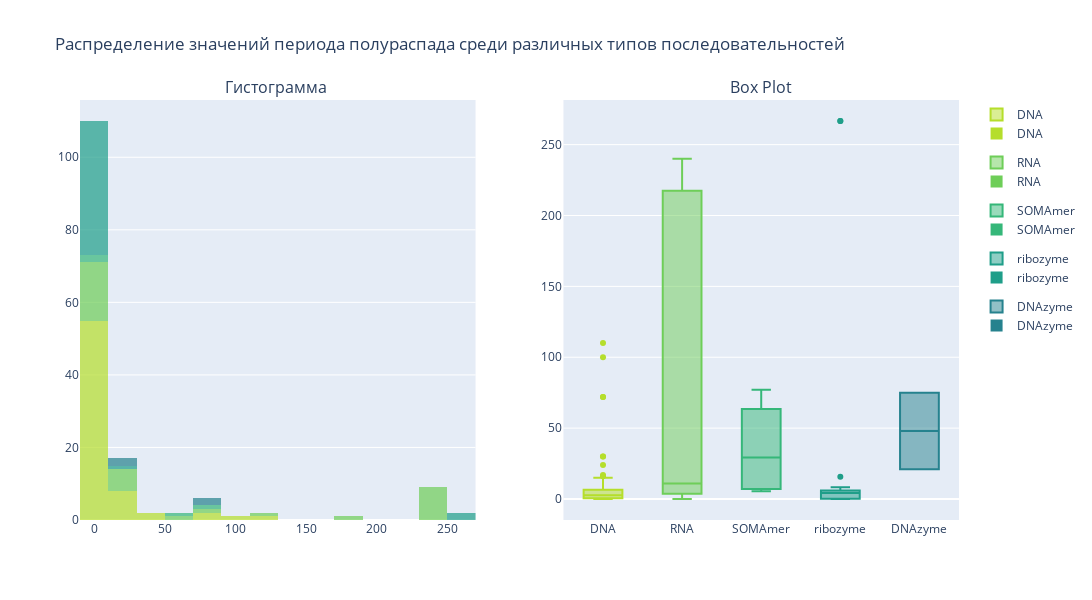

The cell this chart's notebook holds for it:
### Code cell
# Создание подграфиков
fig = make_subplots(rows=1, cols=2, subplot_titles=("Гистограмма ", "Box Plot"), column_widths=[0.5, 0.5])

# Добавление гистограммы
hist_fig = px.histogram(df, x = "Stability t1/2, h", color = 'Type',
         color_discrete_sequence = colors, 
         opacity = 0.7)


for trace in hist_fig['data']:
    fig.add_trace(trace, row=1, col=1)

# Добавление box диаграммы
box_fig = px.box(df, y="Stability t1/2, h", x="Type", color="Type",
        color_discrete_sequence=colors)

for trace in box_fig['data']:
    fig.add_trace(trace, row=1, col=2)

# Настройка макета
fig.update_layout(barmode='stack', showlegend=True, title_text="Распределение значений периода полураспада среди различных типов последовательностей", height=600,  width=1200) 

fig.show()

### Figure 1 — Plotly figure (JSON) as saved in the notebook; plotly's stock layout.template omitted (floating-point values rounded to 4 significant figures)
{"data": [{"alignmentgroup": "True", "bingroup": "x", "hovertemplate": "Type=DNA<br>Stability t1/2, h=%{x}<br>count=%{y}<extra></extra>", "legendgroup": "DNA", "marker": {"color": "#b5de2b", "opacity": 0.7, "pattern": {"shape": ""}}, "name": "DNA", "offsetgroup": "DNA", "orientation": "v", "showlegend": true, "type": "histogram", "x": [72, 72, 1.89, 5.09, 4.23, 0.5, 24, 4.8, 9.4, 0.8, 0.6, 4, 5.9, 2.8, 2.7, 5.1, 3.5, 3.4, 2, 0.5, 0.03, 30, 110, 10, 5, 0.08, 0.08, 0.1, 0.53, 0.97, 0.8, 0.18, 0.05, 0.285, 0.12, 0.375, 0.2, 0.253, 8.2, 4.9, 16, 6, 1.8, 1.6, 0.6, 8, 0.54, 2, 100, 5, 0.12, 0.05, 0.05, 0.33, 30, 1.5, 10, 4, 5, 17, 15, 15, 12, 1.01, 5.32, 2.37, 0.64, 3.78, 1.05], "xaxis": "x", "yaxis": "y"}, {"alignmentgroup": "True", "bingroup": "x", "hovertemplate": "Type=RNA<br>Stability t1/2, h=%{x}<br>count=%{y}<extra></extra>", "legendgroup": "RNA", "marker": {"color": "#6ece58", "opacity": 0.7, "pattern": {"shape": ""}}, "name": "RNA", "offsetgroup": "RNA", "orientation": "v", "showlegend": true, "type": "histogram", "x": [6, 11, 5.8, 11.03, 3.79, 0.165, 0.178, 0.86, 1.17, 3.8, 12, 10, 240, 240, 240, 240, 3.8, 9.9, 11, 240, 240, 240, 240, 8, 2.5, 2.2, 180, 110, 230, 75, 2.5, 0.08, 15, 52, 6], "xaxis": "x", "yaxis": "y"}, {"alignmentgroup": "True", "bingroup": "x", "hovertemplate": "Type=SOMAmer<br>Stability t1/2, h=%{x}<br>count=%{y}<extra></extra>", "legendgroup": "SOMAmer", "marker": {"color": "#35b779", "opacity": 0.7, "pattern": {"shape": ""}}, "name": "SOMAmer", "offsetgroup": "SOMAmer", "orientation": "v", "showlegend": true, "type": "histogram", "x": [50, 5.5, 77, 8.5], "xaxis": "x", "yaxis": "y"}, {"alignmentgroup": "True", "bingroup": "x", "hovertemplate": "Type=ribozyme<br>Stability t1/2, h=%{x}<br>count=%{y}<extra></extra>", "legendgroup": "ribozyme", "marker": {"color": "#1f9e89", "opacity": 0.7, "pattern": {"shape": ""}}, "name": "ribozyme", "offsetgroup": "ribozyme", "orientation": "v", "showlegend": true, "type": "histogram", "x": [0.74, 0.016, 0.08, 0.08, 0.08, 0.08, 15.73, 0.042, 0.67, 2.8, 0.002, 0.002, 0.002, 2, 0.25, 0.002, 4.33, 4.17, 5.33, 4.17, 6.67, 4.17, 6.33, 5, 5, 5, 4.17, 4.17, 4.67, 8.33, 5.83, 8.33, 8.33, 8.33, 5, 8.33, 5, 5, 266.7, 266.7], "xaxis": "x", "yaxis": "y"}, {"alignmentgroup": "True", "bingroup": "x", "hovertemplate": "Type=DNAzyme<br>Stability t1/2, h=%{x}<br>count=%{y}<extra></extra>", "legendgroup": "DNAzyme", "marker": {"color": "#26828e", "opacity": 0.7, "pattern": {"shape": ""}}, "name": "DNAzyme", "offsetgroup": "DNAzyme", "orientation": "v", "showlegend": true, "type": "histogram", "x": [75, 21, 75, 21], "xaxis": "x", "yaxis": "y"}, {"alignmentgroup": "True", "hovertemplate": "Type=%{x}<br>Stability t1/2, h=%{y}<extra></extra>", "legendgroup": "DNA", "marker": {"color": "#b5de2b"}, "name": "DNA", "notched": false, "offsetgroup": "DNA", "orientation": "v", "showlegend": true, "type": "box", "x": ["DNA", "DNA", "DNA", "DNA", "DNA", "DNA", "DNA", "DNA", "DNA", "DNA", "DNA", "DNA", "DNA", "DNA", "DNA", "DNA", "DNA", "DNA", "DNA", "DNA", "DNA", "DNA", "DNA", "DNA", "DNA", "DNA", "DNA", "DNA", "DNA", "DNA", "DNA", "DNA", "DNA", "DNA", "DNA", "DNA", "DNA", "DNA", "DNA", "DNA", "DNA", "DNA", "DNA", "DNA", "DNA", "DNA", "DNA", "DNA", "DNA", "DNA", "DNA", "DNA", "DNA", "DNA", "DNA", "DNA", "DNA", "DNA", "DNA", "DNA", "DNA", "DNA", "DNA", "DNA", "DNA", "DNA", "DNA", "DNA", "DNA"], "x0": " ", "xaxis": "x2", "y": [72, 72, 1.89, 5.09, 4.23, 0.5, 24, 4.8, 9.4, 0.8, 0.6, 4, 5.9, 2.8, 2.7, 5.1, 3.5, 3.4, 2, 0.5, 0.03, 30, 110, 10, 5, 0.08, 0.08, 0.1, 0.53, 0.97, 0.8, 0.18, 0.05, 0.285, 0.12, 0.375, 0.2, 0.253, 8.2, 4.9, 16, 6, 1.8, 1.6, 0.6, 8, 0.54, 2, 100, 5, 0.12, 0.05, 0.05, 0.33, 30, 1.5, 10, 4, 5, 17, 15, 15, 12, 1.01, 5.32, 2.37, 0.64, 3.78, 1.05], "y0": " ", "yaxis": "y2"}, {"alignmentgroup": "True", "hovertemplate": "Type=%{x}<br>Stability t1/2, h=%{y}<extra></extra>", "legendgroup": "RNA", "marker": {"color": "#6ece58"}, "name": "RNA", "notched": false, "offsetgroup": "RNA", "orientation": "v", "showlegend": true, "type": "box", "x": ["RNA", "RNA", "RNA", "RNA", "RNA", "RNA", "RNA", "RNA", "RNA", "RNA", "RNA", "RNA", "RNA", "RNA", "RNA", "RNA", "RNA", "RNA", "RNA", "RNA", "RNA", "RNA", "RNA", "RNA", "RNA", "RNA", "RNA", "RNA", "RNA", "RNA", "RNA", "RNA", "RNA", "RNA", "RNA"], "x0": " ", "xaxis": "x2", "y": [6, 11, 5.8, 11.03, 3.79, 0.165, 0.178, 0.86, 1.17, 3.8, 12, 10, 240, 240, 240, 240, 3.8, 9.9, 11, 240, 240, 240, 240, 8, 2.5, 2.2, 180, 110, 230, 75, 2.5, 0.08, 15, 52, 6], "y0": " ", "yaxis": "y2"}, {"alignmentgroup": "True", "hovertemplate": "Type=%{x}<br>Stability t1/2, h=%{y}<extra></extra>", "legendgroup": "SOMAmer", "marker": {"color": "#35b779"}, "name": "SOMAmer", "notched": false, "offsetgroup": "SOMAmer", "orientation": "v", "showlegend": true, "type": "box", "x": ["SOMAmer", "SOMAmer", "SOMAmer", "SOMAmer"], "x0": " ", "xaxis": "x2", "y": [50, 5.5, 77, 8.5], "y0": " ", "yaxis": "y2"}, {"alignmentgroup": "True", "hovertemplate": "Type=%{x}<br>Stability t1/2, h=%{y}<extra></extra>", "legendgroup": "ribozyme", "marker": {"color": "#1f9e89"}, "name": "ribozyme", "notched": false, "offsetgroup": "ribozyme", "orientation": "v", "showlegend": true, "type": "box", "x": ["ribozyme", "ribozyme", "ribozyme", "ribozyme", "ribozyme", "ribozyme", "ribozyme", "ribozyme", "ribozyme", "ribozyme", "ribozyme", "ribozyme", "ribozyme", "ribozyme", "ribozyme", "ribozyme", "ribozyme", "ribozyme", "ribozyme", "ribozyme", "ribozyme", "ribozyme", "ribozyme", "ribozyme", "ribozyme", "ribozyme", "ribozyme", "ribozyme", "ribozyme", "ribozyme", "ribozyme", "ribozyme", "ribozyme", "ribozyme", "ribozyme", "ribozyme", "ribozyme", "ribozyme", "ribozyme", "ribozyme"], "x0": " ", "xaxis": "x2", "y": [0.74, 0.016, 0.08, 0.08, 0.08, 0.08, 15.73, 0.042, 0.67, 2.8, 0.002, 0.002, 0.002, 2, 0.25, 0.002, 4.33, 4.17, 5.33, 4.17, 6.67, 4.17, 6.33, 5, 5, 5, 4.17, 4.17, 4.67, 8.33, 5.83, 8.33, 8.33, 8.33, 5, 8.33, 5, 5, 266.7, 266.7], "y0": " ", "yaxis": "y2"}, {"alignmentgroup": "True", "hovertemplate": "Type=%{x}<br>Stability t1/2, h=%{y}<extra></extra>", "legendgroup": "DNAzyme", "marker": {"color": "#26828e"}, "name": "DNAzyme", "notched": false, "offsetgroup": "DNAzyme", "orientation": "v", "showlegend": true, "type": "box", "x": ["DNAzyme", "DNAzyme", "DNAzyme", "DNAzyme"], "x0": " ", "xaxis": "x2", "y": [75, 21, 75, 21], "y0": " ", "yaxis": "y2"}], "layout": {"annotations": [{"font": {"size": 16}, "showarrow": false, "text": "Гистограмма ", "x": 0.225, "xanchor": "center", "xref": "paper", "y": 1, "yanchor": "bottom", "yref": "paper"}, {"font": {"size": 16}, "showarrow": false, "text": "Box Plot", "x": 0.775, "xanchor": "center", "xref": "paper", "y": 1, "yanchor": "bottom", "yref": "paper"}], "barmode": "stack", "height": 600, "showlegend": true, "title": {"text": "Распределение значений периода полураспада среди различных типов последовательностей"}, "width": 1200, "xaxis": {"anchor": "y", "domain": [0, 0.45]}, "xaxis2": {"anchor": "y2", "domain": [0.55, 1]}, "yaxis": {"anchor": "x", "domain": [0, 1]}, "yaxis2": {"anchor": "x2", "domain": [0, 1]}}}
